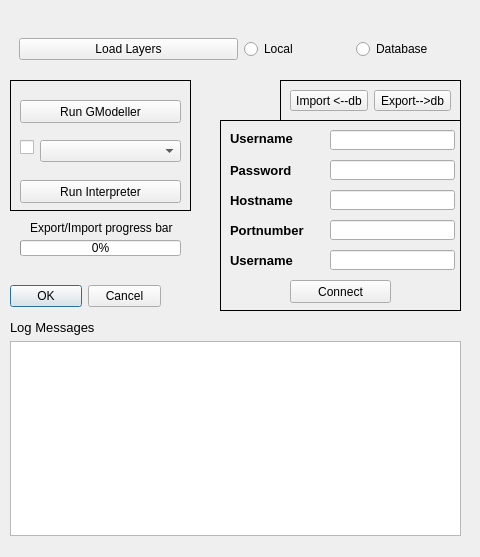
<?xml version="1.0" encoding="UTF-8"?>
<ui version="4.0">
 <class>AutomateGraphModelerlDialogBase</class>
 <widget class="QDialog" name="AutomateGraphModelerlDialogBase">
  <property name="geometry">
   <rect>
    <x>0</x>
    <y>0</y>
    <width>480</width>
    <height>557</height>
   </rect>
  </property>
  <property name="windowTitle">
   <string>Automate Graph Modeller </string>
  </property>
  <widget class="QDialogButtonBox" name="button_box">
   <property name="geometry">
    <rect>
     <x>10</x>
     <y>280</y>
     <width>151</width>
     <height>32</height>
    </rect>
   </property>
   <property name="orientation">
    <enum>Qt::Horizontal</enum>
   </property>
   <property name="standardButtons">
    <set>QDialogButtonBox::Cancel|QDialogButtonBox::Ok</set>
   </property>
  </widget>
  <widget class="QFrame" name="modeller_frame">
   <property name="geometry">
    <rect>
     <x>10</x>
     <y>80</y>
     <width>181</width>
     <height>131</height>
    </rect>
   </property>
   <property name="frameShape">
    <enum>QFrame::Box</enum>
   </property>
   <widget class="QPushButton" name="GModel_launcher_pushButton">
    <property name="geometry">
     <rect>
      <x>10</x>
      <y>20</y>
      <width>161</width>
      <height>23</height>
     </rect>
    </property>
    <property name="text">
     <string>Run GModeller</string>
    </property>
   </widget>
   <widget class="QPushButton" name="Stat_pushButton">
    <property name="geometry">
     <rect>
      <x>10</x>
      <y>100</y>
      <width>161</width>
      <height>23</height>
     </rect>
    </property>
    <property name="text">
     <string>Run Interpreter</string>
    </property>
   </widget>
   <widget class="QWidget" name="layoutWidget_2">
    <property name="geometry">
     <rect>
      <x>10</x>
      <y>60</y>
      <width>161</width>
      <height>22</height>
     </rect>
    </property>
    <layout class="QFormLayout" name="formLayout_3">
     <item row="0" column="0">
      <widget class="QCheckBox" name="modelcheckBox">
       <property name="text">
        <string/>
       </property>
      </widget>
     </item>
     <item row="0" column="1">
      <widget class="QComboBox" name="mcomboBox"/>
     </item>
    </layout>
   </widget>
  </widget>
  <widget class="QFrame" name="load_frame">
   <property name="geometry">
    <rect>
     <x>10</x>
     <y>24</y>
     <width>461</width>
     <height>51</height>
    </rect>
   </property>
   <layout class="QHBoxLayout" name="horizontalLayout_2">
    <item>
     <widget class="QPushButton" name="Load_Layers_pushButton">
      <property name="text">
       <string>Load Layers</string>
      </property>
     </widget>
    </item>
    <item>
     <layout class="QHBoxLayout" name="horizontalLayout">
      <item>
       <widget class="QRadioButton" name="LocalFile_radioButton">
        <property name="text">
         <string>Local</string>
        </property>
       </widget>
      </item>
      <item>
       <widget class="QRadioButton" name="DB_radioButton">
        <property name="text">
         <string>Database</string>
        </property>
       </widget>
      </item>
     </layout>
    </item>
   </layout>
  </widget>
  <widget class="QFrame" name="server_connection_frame">
   <property name="geometry">
    <rect>
     <x>220</x>
     <y>120</y>
     <width>241</width>
     <height>191</height>
    </rect>
   </property>
   <property name="frameShape">
    <enum>QFrame::Box</enum>
   </property>
   <widget class="QLineEdit" name="server_param_1">
    <property name="geometry">
     <rect>
      <x>110</x>
      <y>10</y>
      <width>125</width>
      <height>20</height>
     </rect>
    </property>
   </widget>
   <widget class="QLabel" name="user_label_1">
    <property name="geometry">
     <rect>
      <x>10</x>
      <y>10</y>
      <width>64</width>
      <height>16</height>
     </rect>
    </property>
    <property name="font">
     <font>
      <pointsize>10</pointsize>
      <weight>75</weight>
      <bold>true</bold>
     </font>
    </property>
    <property name="text">
     <string>Username</string>
    </property>
   </widget>
   <widget class="QLineEdit" name="server_param_2">
    <property name="geometry">
     <rect>
      <x>110</x>
      <y>40</y>
      <width>125</width>
      <height>20</height>
     </rect>
    </property>
   </widget>
   <widget class="QLabel" name="user_label_2">
    <property name="geometry">
     <rect>
      <x>10</x>
      <y>40</y>
      <width>67</width>
      <height>20</height>
     </rect>
    </property>
    <property name="font">
     <font>
      <pointsize>10</pointsize>
      <weight>75</weight>
      <bold>true</bold>
     </font>
    </property>
    <property name="text">
     <string>Password</string>
    </property>
   </widget>
   <widget class="QLineEdit" name="server_param_3">
    <property name="geometry">
     <rect>
      <x>110</x>
      <y>70</y>
      <width>125</width>
      <height>20</height>
     </rect>
    </property>
   </widget>
   <widget class="QLabel" name="user_label_3">
    <property name="geometry">
     <rect>
      <x>10</x>
      <y>70</y>
      <width>81</width>
      <height>20</height>
     </rect>
    </property>
    <property name="font">
     <font>
      <pointsize>10</pointsize>
      <weight>75</weight>
      <bold>true</bold>
     </font>
    </property>
    <property name="text">
     <string>Hostname</string>
    </property>
   </widget>
   <widget class="QLineEdit" name="server_param_4">
    <property name="geometry">
     <rect>
      <x>110</x>
      <y>100</y>
      <width>125</width>
      <height>20</height>
     </rect>
    </property>
   </widget>
   <widget class="QLabel" name="user_label_4">
    <property name="geometry">
     <rect>
      <x>10</x>
      <y>100</y>
      <width>81</width>
      <height>20</height>
     </rect>
    </property>
    <property name="font">
     <font>
      <pointsize>10</pointsize>
      <weight>75</weight>
      <bold>true</bold>
     </font>
    </property>
    <property name="text">
     <string>Portnumber</string>
    </property>
   </widget>
   <widget class="QLineEdit" name="server_param_5">
    <property name="geometry">
     <rect>
      <x>110</x>
      <y>130</y>
      <width>125</width>
      <height>20</height>
     </rect>
    </property>
   </widget>
   <widget class="QLabel" name="user_label_5">
    <property name="geometry">
     <rect>
      <x>10</x>
      <y>130</y>
      <width>81</width>
      <height>20</height>
     </rect>
    </property>
    <property name="font">
     <font>
      <pointsize>10</pointsize>
      <weight>75</weight>
      <bold>true</bold>
     </font>
    </property>
    <property name="text">
     <string>Username</string>
    </property>
   </widget>
   <widget class="QPushButton" name="connect_pushButton">
    <property name="geometry">
     <rect>
      <x>70</x>
      <y>160</y>
      <width>101</width>
      <height>23</height>
     </rect>
    </property>
    <property name="text">
     <string>Connect</string>
    </property>
   </widget>
  </widget>
  <widget class="QFrame" name="export_import_frame">
   <property name="geometry">
    <rect>
     <x>280</x>
     <y>80</y>
     <width>181</width>
     <height>41</height>
    </rect>
   </property>
   <property name="frameShape">
    <enum>QFrame::Box</enum>
   </property>
   <layout class="QHBoxLayout" name="horizontalLayout_3">
    <item>
     <widget class="QPushButton" name="Import_pushButton">
      <property name="text">
       <string>Import &lt;--db</string>
      </property>
     </widget>
    </item>
    <item>
     <widget class="QPushButton" name="Export_pushButton">
      <property name="text">
       <string>Export--&gt;db</string>
      </property>
     </widget>
    </item>
   </layout>
  </widget>
  <widget class="QWidget" name="layoutWidget">
   <property name="geometry">
    <rect>
     <x>10</x>
     <y>320</y>
     <width>451</width>
     <height>216</height>
    </rect>
   </property>
   <layout class="QVBoxLayout" name="verticalLayout">
    <item>
     <widget class="QLabel" name="gm_logger_label">
      <property name="text">
       <string>&lt;html&gt;&lt;head/&gt;&lt;body&gt;&lt;p&gt;&lt;span style=&quot; font-size:10pt;&quot;&gt;Log Messages&lt;/span&gt;&lt;/p&gt;&lt;/body&gt;&lt;/html&gt;</string>
      </property>
     </widget>
    </item>
    <item>
     <widget class="QTextEdit" name="welcome_msg"/>
    </item>
   </layout>
  </widget>
  <widget class="QProgressBar" name="gm_progressBar">
   <property name="geometry">
    <rect>
     <x>20</x>
     <y>240</y>
     <width>161</width>
     <height>16</height>
    </rect>
   </property>
   <property name="value">
    <number>0</number>
   </property>
  </widget>
  <widget class="QLabel" name="export_import_label">
   <property name="geometry">
    <rect>
     <x>30</x>
     <y>220</y>
     <width>151</width>
     <height>16</height>
    </rect>
   </property>
   <property name="text">
    <string>Export/Import progress bar</string>
   </property>
  </widget>
 </widget>
 <resources/>
 <connections>
  <connection>
   <sender>button_box</sender>
   <signal>accepted()</signal>
   <receiver>AutomateGraphModelerlDialogBase</receiver>
   <slot>accept()</slot>
   <hints>
    <hint type="sourcelabel">
     <x>20</x>
     <y>20</y>
    </hint>
    <hint type="destinationlabel">
     <x>20</x>
     <y>20</y>
    </hint>
   </hints>
  </connection>
  <connection>
   <sender>button_box</sender>
   <signal>rejected()</signal>
   <receiver>AutomateGraphModelerlDialogBase</receiver>
   <slot>reject()</slot>
   <hints>
    <hint type="sourcelabel">
     <x>20</x>
     <y>20</y>
    </hint>
    <hint type="destinationlabel">
     <x>20</x>
     <y>20</y>
    </hint>
   </hints>
  </connection>
 </connections>
</ui>
